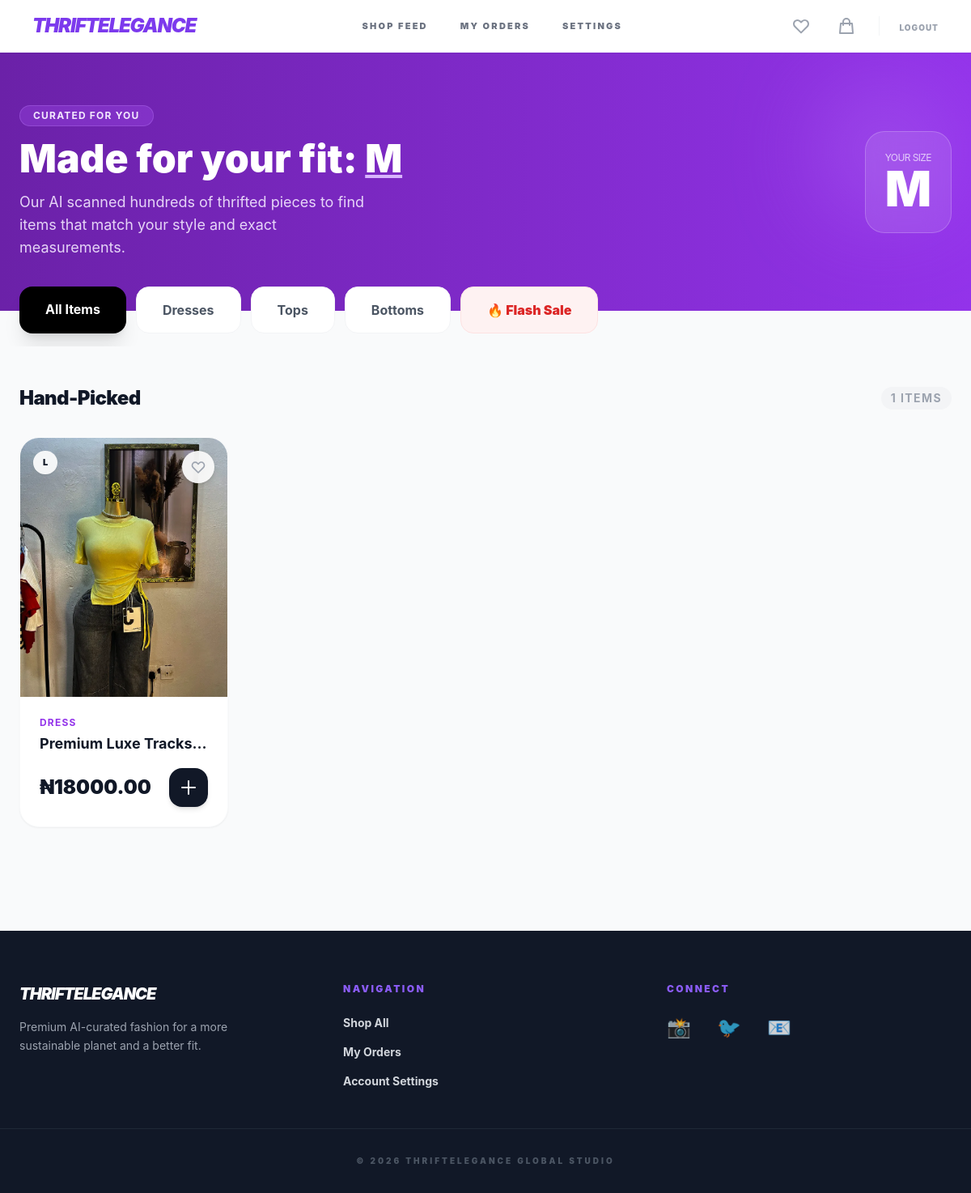
Page /dashboard/ (signed in) on the earlier database version.
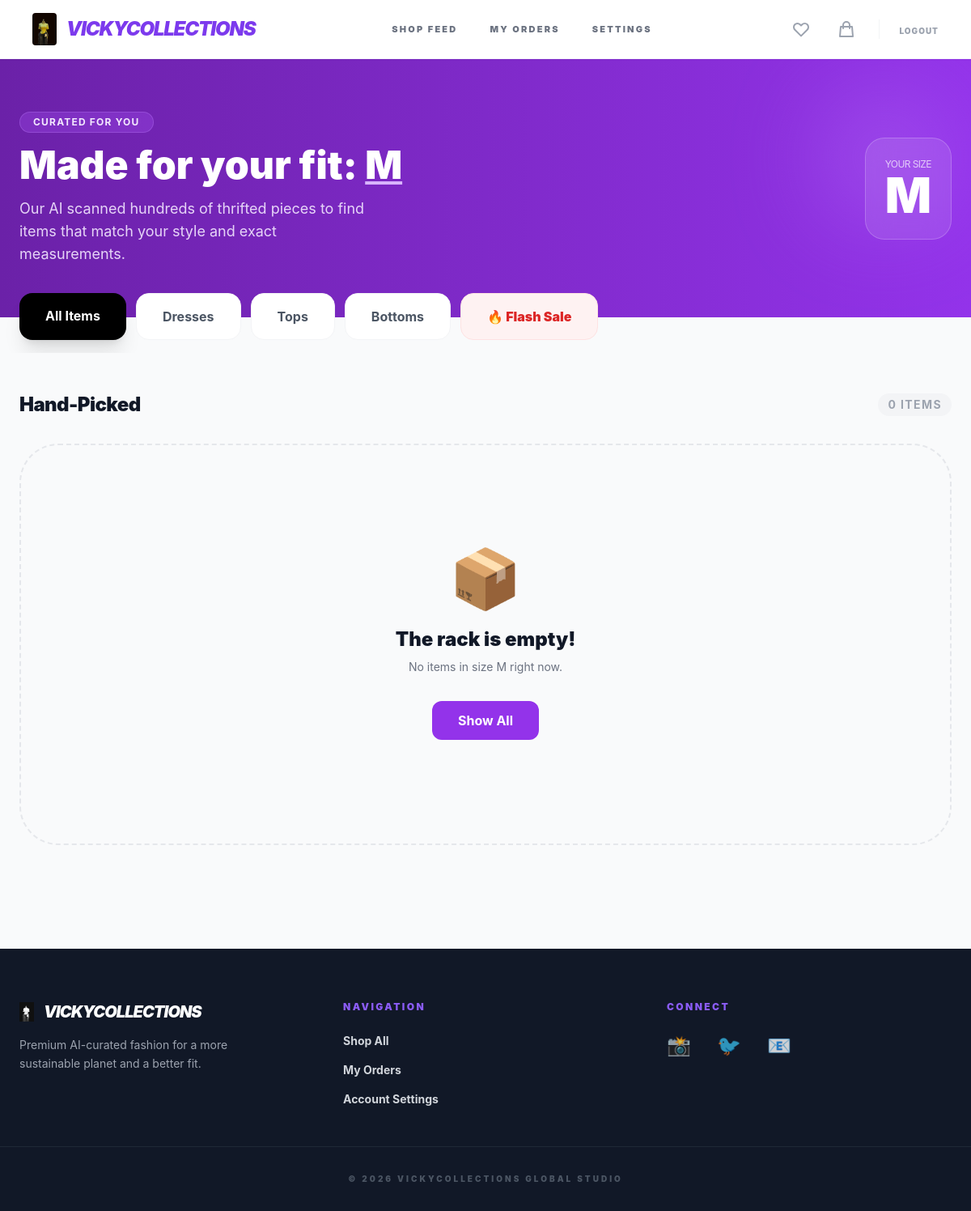
Same page on the later database version.
### store/models.py (models this page shows, shortened)
class StoreSettings(models.Model):
    store_name = models.CharField(max_length=100, default="ThriftElegance")
    logo = models.ImageField(upload_to='store_assets/', blank=True, null=True)
    class Meta:
        verbose_name_plural = "Store Settings"
    @classmethod
    def load(cls):
        obj, created = cls.objects.get_or_create(pk=1)
        return obj

class Product(models.Model):
    name = models.CharField(max_length=200)
    description = models.TextField(blank=True, help_text="Detailed info for the Product Page")
    price = models.DecimalField(max_digits=12, decimal_places=2, help_text="The current selling price")
    original_price = models.DecimalField(max_digits=12, decimal_places=2, null=True, blank=True, help_text="Slashed price (e.g., 50000)")
    quantity = models.PositiveIntegerField(default=1, help_text="How many units are in stock")
    is_available = models.BooleanField(default=True)
    image = models.ImageField(upload_to='products/', help_text="Primary display image")
    image_hover = models.ImageField(upload_to='products/', blank=True, null=True, help_text="Secondary/Detail image")
    size = models.CharField(max_length=10, choices=SIZE_CHOICES) # Increased max_length for safety
    category = models.CharField(max_length=20, choices=CATEGORY_CHOICES, default='DRESS')
    favorites = models.ManyToManyField(User, related_name="favorites", blank=True)
    created_at = models.DateTimeField(auto_now_add=True)

class User(AbstractUser):
    email = models.EmailField(unique=True)
    preferred_size = models.CharField(
        max_length=5,
        choices=SIZE_CHOICES,
        blank=True,
        null=True,
        help_text="Used by AI to curate your personalized rack"
    )
    USERNAME_FIELD = 'email'
    REQUIRED_FIELDS = ['username']

### store/views.py (the view)
# urls.py: path('dashboard/', views.dashboard, name='dashboard'),
@login_required
def dashboard(request):
    user_size = request.user.preferred_size
    all_available = Product.objects.filter(is_available=True).order_by('-created_at')
    recommended = all_available.filter(size=user_size)
    return render(request, 'store/dashboard.html', {
        'products': all_available, # Show all, but you can highlight recommended in template
        'recommended': recommended,
        'user_size': user_size
    })

### store/context_processors.py (called while the page is built)
def store_info(request):
    return {
        'store': StoreSettings.load()
    }

### templates/store/dashboard.html (shortened to what the changed rows need)
{% extends 'base.html' %}
{% block content %}
<section class="bg-gradient-to-r from-purple-800 to-purple-600 text-white py-12 md:py-16 px-6">
    <div class="max-w-7xl mx-auto flex flex-col md:flex-row items-center justify-between text-center md:text-left">
        <div class="mb-8 md:mb-0">
            <h2 class="text-3xl md:text-5xl font-black mt-4 mb-4 leading-tight">
                Made for your fit: <span class="underline decoration-purple-300">{{ user.preferred_size }}</span>
            </h2>
        </div>
        <div class="hidden md:block relative">
            <div class="relative bg-white/10 backdrop-blur-lg border border-white/20 p-6 rounded-3xl text-center">
                <p class="text-xs uppercase tracking-tighter opacity-70">Your Size</p>
                <p class="text-6xl font-black">{{ user.preferred_size }}</p>
            </div>
        </div>
    </div>
</section>
<main class="max-w-7xl mx-auto px-4 md:px-6 py-8 md:py-12">
    <div class="flex justify-between items-center mb-8">
        <h3 class="text-xl md:text-2xl font-black text-gray-900 tracking-tight">Hand-Picked</h3>
        <p class="text-[10px] md:text-sm font-bold text-gray-400 bg-gray-100 px-3 py-1 rounded-full uppercase tracking-widest">{{ products|length }} Items</p>
    </div>
    <div class="grid grid-cols-2 md:grid-cols-3 lg:grid-cols-4 gap-4 md:gap-10">
        {% for product in products %}
        <div class="group bg-white rounded-2xl md:rounded-3xl shadow-sm border border-gray-50 overflow-hidden hover:shadow-xl transition-all duration-300 flex flex-col">
            <div class="relative aspect-[4/5] overflow-hidden">
                <img src="{{ product.image.url }}" alt="{{ product.name }}" class="w-full h-full object-cover group-hover:scale-105 transition-transform duration-500">
                <span class="absolute top-2 left-2 md:top-4 md:left-4 bg-white/90 backdrop-blur-md text-gray-900 text-[9px] md:text-[11px] font-black px-2 py-1 md:px-3 md:py-1.5 rounded-lg md:rounded-full shadow-sm">
                    {{ product.size }}
                </span>
                <a href="{% url 'toggle_wishlist' product.id %}" class="absolute top-2 right-2 md:top-4 md:right-4 bg-white/90 backdrop-blur-md p-2 md:p-2.5 rounded-full shadow-md active:scale-90 transition-all">
                    <svg xmlns="http://www.w3.org/2000/svg" class="h-4 w-4 md:h-5 md:w-5 {% if request.user in product.favorites.all %}fill-red-500 text-red-500{% else %}text-gray-400{% endif %}" fill="none" viewBox="0 0 24 24" stroke="currentColor">
                        <path stroke-linecap="round" stroke-linejoin="round" stroke-width="2" d="M4.318 6.318a4.5 4.5 0 000 6.364L12 20.364l7.682-7.682a4.5 4.5 0 00-6.364-6.364L12 7.636l-1.318-1.318a4.5 4.5 0 00-6.364 0z" />
                    </svg>
                </a>
                <a href="{% url 'product_detail' product.id %}" class="absolute inset-0 z-0"></a>
            </div>
            <div class="p-3 md:p-6 flex flex-col flex-grow">
                <p class="text-[9px] md:text-xs font-bold text-purple-600 uppercase tracking-widest mb-1">{{ product.category }}</p>
                <h4 class="text-gray-900 font-bold text-sm md:text-lg truncate mb-2 md:mb-4">{{ product.name }}</h4>
                <div class="flex justify-between items-center mt-auto">
                    <div class="flex flex-col">
                        {% if product.discount_price %}
                            <span class="text-base md:text-2xl font-black text-gray-900">₦{{ product.discount_price }}</span>
                            <span class="text-red-500 text-[10px] md:text-xs font-bold line-through">₦{{ product.price }}</span>
                        {% else %}
                            <span class="text-base md:text-2xl font-black text-gray-900">₦{{ product.price }}</span>
                        {% endif %}
                    </div>
                    <a href="{% url 'add_to_cart' product.id %}" class="bg-gray-900 text-white p-2 md:p-3 rounded-xl md:rounded-2xl hover:bg-purple-600 active:scale-90 transition-all shadow-md relative z-10">
                        <svg xmlns="http://www.w3.org/2000/svg" class="h-4 w-4 md:h-6 md:w-6" fill="none" viewBox="0 0 24 24" stroke="currentColor">
                            <path stroke-linecap="round" stroke-linejoin="round" stroke-width="2" d="M12 4v16m8-8H4" />
                        </svg>
                    </a>
                </div>
            </div>
        </div>
        {% empty %}
        <div class="col-span-full py-20 md:py-32 text-center bg-gray-50 rounded-[2rem] md:rounded-[3rem] border-2 border-dashed border-gray-200">
            <div class="text-5xl md:text-7xl mb-6">📦</div>
            <h3 class="text-xl md:text-2xl font-black text-gray-900 mb-2">The rack is empty!</h3>
            <p class="text-xs md:text-sm text-gray-500 max-w-xs mx-auto mb-8">No {{ request.GET.category|default:"" }} items in size {{ user.preferred_size }} right now.</p>
            <a href="{% url 'dashboard' %}" class="inline-block bg-purple-600 text-white px-8 py-3 rounded-xl font-bold hover:bg-purple-700 transition">Show All</a>
        </div>
        {% endfor %}
    </div>
</main>
{% endblock %}

### templates/base.html (shortened to what the changed rows need)
<!DOCTYPE html>
<html lang="en">
<head>
    <script src="https://cdn.tailwindcss.com"></script>
</head>
<body class="bg-gray-50 flex flex-col min-h-screen">
    <nav class="bg-white border-b border-brand-50 sticky top-0 z-50 shadow-sm">
        <div class="max-w-7xl mx-auto px-4 md:px-10 py-4 flex justify-between items-center">
            <a href="{% url 'landing' %}" class="flex items-center shrink-0 space-x-3">
                {% if store.logo %}
                    <img src="{{ store.logo.url }}" alt="{{ store.store_name }}" class="h-8 md:h-10 w-auto object-contain rounded">
                {% endif %}
                <span class="text-xl md:text-2xl font-black text-brand-600 tracking-tighter uppercase italic">
                    {{ store.store_name|default:"ThriftElegance" }}
                </span>
            </a>
        </div>
    </nav>
    <main class="flex-grow">
        {% block content %}
        {% endblock %}
    </main>
    <footer class="bg-gray-900 text-white pt-16 pb-8 mt-20">
        <div class="max-w-7xl mx-auto px-6 grid grid-cols-1 md:grid-cols-3 gap-12 border-b border-gray-800 pb-12">
            <div class="text-center md:text-left">
                <div class="flex items-center justify-center md:justify-start space-x-3 mb-4">
                    {% if store.logo %}
                        <img src="{{ store.logo.url }}" class="h-6 w-auto grayscale brightness-200">
                    {% endif %}
                    <h3 class="font-black italic uppercase tracking-tighter text-xl">{{ store.store_name|default:"ThriftElegance" }}</h3>
                </div>
            </div>
            <div class="text-center md:text-left">
            </div>
            <div class="text-center md:text-left">
            </div>
        </div>
        <p class="text-center text-gray-600 text-[10px] mt-8 font-black uppercase tracking-[0.3em]">
            © 2026 {{ store.store_name|default:"ThriftElegance" }} Global Studio
        </p>
    </footer>
</body>
</html>

Differences in the rows shown:
no longer on this page (row edited): Product: image (picture), size "L", category "DRESS", name "Premium Luxe Tracks…", price "18000.00"
computed for StoreSettings: store_name "THRIFTELEGANCE" → "VICKYCOLLECTIONS"
changed User: preferred_size (not shown) → "M"
Other differences:
{{ products|length }}: "1" → "0"
text now shown: "📦 The rack is empty! No items in size right now. Show All"
